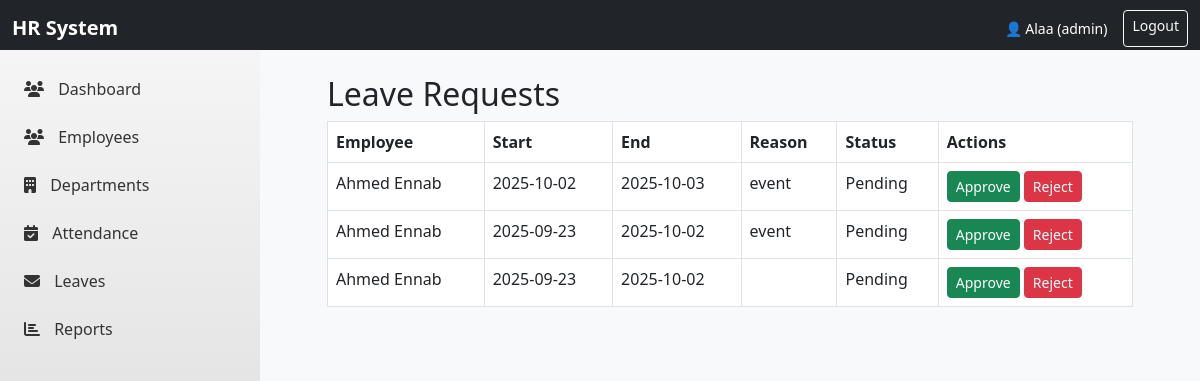
Page /leave/admin_approval.php (signed in) on the committed database.
### tables this page shows
CREATE TABLE `leaves` (
  `id` int(11) NOT NULL,
  `employee_id` int(11) NOT NULL,
  `start_date` date NOT NULL,
  `end_date` date NOT NULL,
  `reason` text DEFAULT NULL,
  `status` enum('Pending','Approved','Rejected') DEFAULT 'Pending',
  `created_at` timestamp NOT NULL DEFAULT current_timestamp()
);

CREATE TABLE `employees` (
  `id` int(11) NOT NULL,
  `name` varchar(100) NOT NULL,
  `email` varchar(100) NOT NULL,
  `department` varchar(100) DEFAULT NULL,
  `phone` varchar(20) DEFAULT NULL,
  `department_id` int(11) DEFAULT NULL,
  `basic_salary` decimal(10,2) DEFAULT 0.00,
  `hire_date` date DEFAULT NULL,
  `created_at` timestamp NOT NULL DEFAULT current_timestamp()
);

### leave/admin_approval.php (the view, shortened to what this page needs)
<?php
include "../side_nav_bar.php";
$conn = (new Database())->connect();
$result = $conn->query("
    SELECT l.id, e.name, l.start_date, l.end_date, l.reason, l.status
    FROM leaves l
    JOIN employees e ON l.employee_id = e.id
    ORDER BY l.created_at DESC
");
?>
<!DOCTYPE html>
<html>
<head>
    <link rel="stylesheet" href="https://cdn.jsdelivr.net/npm/bootstrap@5.3.0/dist/css/bootstrap.min.css">
</head>
<body class="bg-light">
<div class="container mt-5">
      <div class="content">
    <h2>Leave Requests</h2>
    <table class="table table-bordered">
        <tr>
            <th>Employee</th>
            <th>Start</th>
            <th>End</th>
            <th>Reason</th>
            <th>Status</th>
            <th>Actions</th>
        </tr>
        <?php while($row = $result->fetch_assoc()): ?>
        <tr>
            <td><?= htmlspecialchars($row['name']) ?></td>
            <td><?= $row['start_date'] ?></td>
            <td><?= $row['end_date'] ?></td>
            <td><?= htmlspecialchars($row['reason']) ?></td>
            <td><?= $row['status'] ?></td>
            <td>
                <?php if($row['status'] === 'Pending'): ?>
                    <a href="admin_approval.php?action=approve&id=<?= $row['id'] ?>" class="btn btn-success btn-sm">Approve</a>
                    <a href="admin_approval.php?action=reject&id=<?= $row['id'] ?>" class="btn btn-danger btn-sm">Reject</a>
                <?php else: ?>
                    -
                <?php endif; ?>
            </td>
        </tr>
        <?php endwhile; ?>
    </table>
                </div>
            </div>
</body>
</html>

### side_nav_bar.php (shortened to what this page needs)
<!DOCTYPE html>
<html lang="en">
<head>
  <link href="https://cdn.jsdelivr.net/npm/bootstrap@5.3.3/dist/css/bootstrap.min.css" rel="stylesheet">
  <link href="https://cdnjs.cloudflare.com/ajax/libs/font-awesome/6.4.0/css/all.min.css" rel="stylesheet">
</head>
<body>
<nav class="navbar navbar-dark bg-dark fixed-top">
  <div class="container-fluid">
    <a class="navbar-brand fw-bold" href="dashboard.php">HR System</a>
    <div class="d-flex">
      <span class="navbar-text text-white me-3">
        👤 <?php echo $_SESSION['username'] ?? 'Guest'; ?>
        (<?php echo $_SESSION['role'] ?? 'employee'; ?>)
      </span>
      <a href="logout.php" class="btn btn-outline-light btn-sm">Logout</a>
    </div>
  </div>
</nav>
<div class="sidebar">
    <a  href="/HR_PROJECT/dashboard.php" role="button" aria-expanded="false"><i class="fas fa-users"></i> Dashboard</a>
  <a data-bs-toggle="collapse" href="#empMenu" role="button" aria-expanded="false"><i class="fas fa-users"></i> Employees</a>
  <a data-bs-toggle="collapse" href="#deptMenu" role="button" aria-expanded="false"><i class="fas fa-building"></i> Departments</a>
  <a data-bs-toggle="collapse" href="#attMenu" role="button" aria-expanded="false"><i class="fas fa-calendar-check"></i> Attendance</a>
  <a data-bs-toggle="collapse" href="#leaveMenu" role="button" aria-expanded="false"><i class="fas fa-envelope"></i> Leaves</a>
  <a data-bs-toggle="collapse" href="#repMenu" role="button" aria-expanded="false"><i class="fas fa-chart-bar"></i> Reports</a>
</div>
</body>
</html>

### side_nav_bar.php (style rules this page uses)
body { font-family: 'Segoe UI', Tahoma, Geneva, Verdana, sans-serif; margin: 0; padding: 0; }
.navbar { height: 50px; font-size: 14px; }
.sidebar { position: fixed; top: 50px; left: 0; width: 260px; height: calc(100vh - 50px); background: linear-gradient(180deg, #f5f5f5, #d1d1d1); color: #333; overflow-y: auto; padding-top: 15px; }
.sidebar a { display: block; color: #333; padding: 12px 20px; text-decoration: none; font-size: 1rem; border-left: 4px solid transparent; transition: all 0.2s ease; }
.sidebar a i { margin-right: 10px; }

### leave/admin_approval.php (style rules this page uses)
.content { margin-left: 260px; padding: 25px; margin-top: 50px; }

### rows in the picture
leaves: employee.name "Ahmed Ennab", start_date "2025-10-02", end_date "2025-10-03", reason "event", status "Pending"
leaves: employee.name "Ahmed Ennab", start_date "2025-09-23", end_date "2025-10-02", reason "event", status "Pending"
leaves: employee.name "Ahmed Ennab", start_date "2025-09-23", end_date "2025-10-02", status "Pending"

### other values in the picture
$_SESSION['username'] "Alaa"
$_SESSION['role'] "admin"
